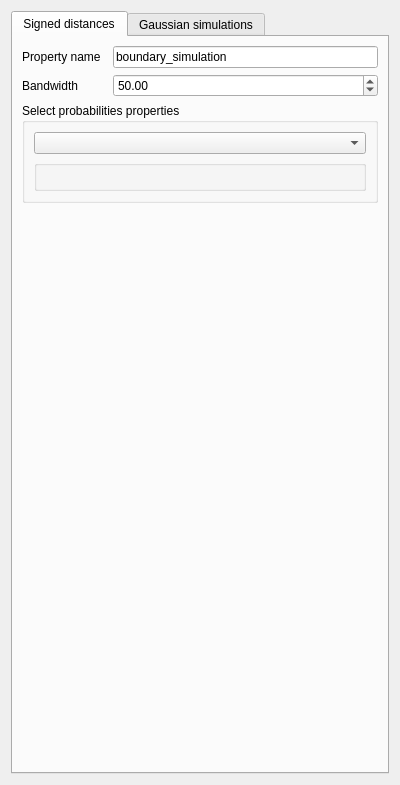
<?xml version="1.0" encoding="UTF-8"?>
<ui version="4.0">
 <class>Form</class>
 <widget class="QWidget" name="Form">
  <property name="geometry">
   <rect>
    <x>0</x>
    <y>0</y>
    <width>400</width>
    <height>785</height>
   </rect>
  </property>
  <property name="windowTitle">
   <string>Form</string>
  </property>
  <property name="AlgorithmCategory" stdset="0">
   <string>LPM-Geomod_Suite</string>
  </property>
  <property name="AlgorithmDescription" stdset="0">
   <string>probability fields simulation</string>
  </property>
  <layout class="QVBoxLayout" name="verticalLayout">
   <item>
    <widget class="QTabWidget" name="tabWidget">
     <property name="currentIndex">
      <number>0</number>
     </property>
     <widget class="QWidget" name="tab1">
      <attribute name="title">
       <string>Signed distances</string>
      </attribute>
      <layout class="QGridLayout" name="gridLayout_3">
       <item row="0" column="0">
        <widget class="QLabel" name="label">
         <property name="text">
          <string>Property name</string>
         </property>
        </widget>
       </item>
       <item row="0" column="2">
        <widget class="QLineEdit" name="lineEdit">
         <property name="sizePolicy">
          <sizepolicy hsizetype="Expanding" vsizetype="Fixed">
           <horstretch>0</horstretch>
           <verstretch>0</verstretch>
          </sizepolicy>
         </property>
         <property name="text">
          <string>boundary_simulation</string>
         </property>
        </widget>
       </item>
       <item row="2" column="0" colspan="3">
        <widget class="QGroupBox" name="groupBox_2">
         <property name="title">
          <string>Select probabilities properties</string>
         </property>
         <layout class="QGridLayout" name="gridLayout_2">
          <item row="0" column="0">
           <widget class="GridSelectorBasic" name="gridselectorbasic">
            <property name="sizePolicy">
             <sizepolicy hsizetype="Expanding" vsizetype="Fixed">
              <horstretch>0</horstretch>
              <verstretch>0</verstretch>
             </sizepolicy>
            </property>
           </widget>
          </item>
          <item row="1" column="0">
           <widget class="OrderedPropertySelector" name="orderedpropertyselector">
            <property name="sizePolicy">
             <sizepolicy hsizetype="Expanding" vsizetype="Preferred">
              <horstretch>0</horstretch>
              <verstretch>0</verstretch>
             </sizepolicy>
            </property>
           </widget>
          </item>
         </layout>
        </widget>
       </item>
       <item row="4" column="2">
        <spacer name="verticalSpacer">
         <property name="orientation">
          <enum>Qt::Vertical</enum>
         </property>
         <property name="sizeHint" stdset="0">
          <size>
           <width>20</width>
           <height>40</height>
          </size>
         </property>
        </spacer>
       </item>
       <item row="1" column="0">
        <widget class="QLabel" name="label_2">
         <property name="text">
          <string>Bandwidth</string>
         </property>
        </widget>
       </item>
       <item row="1" column="2">
        <widget class="QDoubleSpinBox" name="doubleSpinBox">
         <property name="maximum">
          <double>9999999999999.000000000000000</double>
         </property>
         <property name="value">
          <double>50.000000000000000</double>
         </property>
        </widget>
       </item>
      </layout>
     </widget>
     <widget class="QWidget" name="tab2">
      <attribute name="title">
       <string>Gaussian simulations</string>
      </attribute>
      <layout class="QGridLayout" name="gridLayout">
       <item row="0" column="0">
        <widget class="QGroupBox" name="groupBox_3">
         <property name="title">
          <string>Select gaussian simulations properties</string>
         </property>
         <layout class="QVBoxLayout" name="verticalLayout_5">
          <item>
           <widget class="GridSelectorBasic" name="gridselectorbasic_2">
            <property name="sizePolicy">
             <sizepolicy hsizetype="Expanding" vsizetype="Fixed">
              <horstretch>0</horstretch>
              <verstretch>0</verstretch>
             </sizepolicy>
            </property>
           </widget>
          </item>
          <item>
           <widget class="OrderedPropertySelector" name="orderedpropertyselector_2">
            <property name="sizePolicy">
             <sizepolicy hsizetype="Expanding" vsizetype="Preferred">
              <horstretch>0</horstretch>
              <verstretch>0</verstretch>
             </sizepolicy>
            </property>
           </widget>
          </item>
         </layout>
        </widget>
       </item>
       <item row="1" column="0">
        <spacer name="verticalSpacer_2">
         <property name="orientation">
          <enum>Qt::Vertical</enum>
         </property>
         <property name="sizeHint" stdset="0">
          <size>
           <width>20</width>
           <height>40</height>
          </size>
         </property>
        </spacer>
       </item>
      </layout>
     </widget>
    </widget>
   </item>
  </layout>
 </widget>
 <customwidgets>
  <customwidget>
   <class>GridSelectorBasic</class>
   <extends>QComboBox</extends>
   <header>qtplugins/selectors.h</header>
  </customwidget>
  <customwidget>
   <class>OrderedPropertySelector</class>
   <extends>GsTLGroupBox</extends>
   <header>qtplugins/selectors.h</header>
  </customwidget>
  <customwidget>
   <class>GsTLGroupBox</class>
   <extends>QGroupBox</extends>
   <header>qtplugins/selectors.h</header>
  </customwidget>
 </customwidgets>
 <resources/>
 <connections>
  <connection>
   <sender>gridselectorbasic</sender>
   <signal>activated(QString)</signal>
   <receiver>orderedpropertyselector</receiver>
   <slot>show_properties(QString)</slot>
   <hints>
    <hint type="sourcelabel">
     <x>152</x>
     <y>90</y>
    </hint>
    <hint type="destinationlabel">
     <x>148</x>
     <y>126</y>
    </hint>
   </hints>
  </connection>
  <connection>
   <sender>gridselectorbasic_2</sender>
   <signal>activated(QString)</signal>
   <receiver>orderedpropertyselector_2</receiver>
   <slot>show_properties(QString)</slot>
   <hints>
    <hint type="sourcelabel">
     <x>176</x>
     <y>90</y>
    </hint>
    <hint type="destinationlabel">
     <x>175</x>
     <y>126</y>
    </hint>
   </hints>
  </connection>
 </connections>
</ui>
